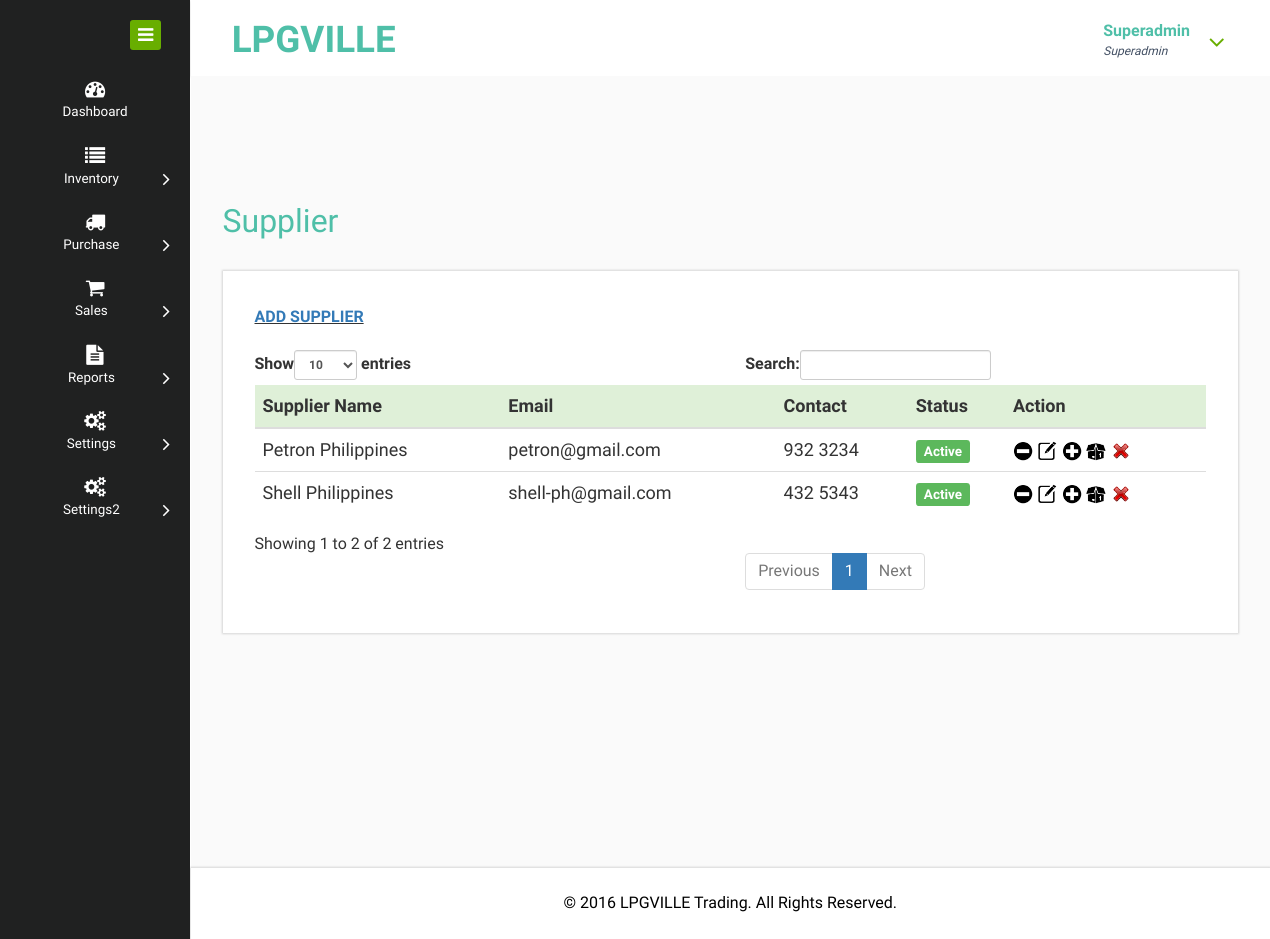
The app's page /admin/supplier.php (signed in) with its own data.
### tables this page shows
CREATE TABLE `user` (
  `UserID` varchar(20) NOT NULL,
  `Username` varchar(50) NOT NULL,
  `Password` varchar(15) NOT NULL,
  `Role` varchar(15) NOT NULL,
  `UserStatus` varchar(10) NOT NULL,
  `DateAdded` date NOT NULL,
  `UserDelete` int(5) NOT NULL
);

CREATE TABLE `user_info` (
  `UserID` varchar(20) NOT NULL,
  `Fullname` varchar(100) NOT NULL,
  `Contact` varchar(50) NOT NULL,
  `Email` varchar(150) NOT NULL,
  `Address` varchar(150) NOT NULL
);

CREATE TABLE `supplier` (
  `SupplierID` varchar(20) NOT NULL,
  `SupplierName` varchar(60) NOT NULL,
  `Email` varchar(150) NOT NULL,
  `Contact` varchar(30) NOT NULL,
  `SupplierStatus` varchar(10) NOT NULL,
  `SupplierDelete` int(5) NOT NULL
);

CREATE TABLE `cms` (
  `ID` int(11) NOT NULL,
  `footer` varchar(200) NOT NULL,
  `about` text NOT NULL,
  `contact_text` varchar(255) NOT NULL,
  `contact_address` varchar(200) NOT NULL,
  `slider1` varchar(200) NOT NULL,
  `slider2` varchar(200) NOT NULL,
  `home_title1` varchar(200) NOT NULL,
  `home_title2` varchar(200) NOT NULL,
  `home_title3` varchar(200) NOT NULL,
  `home_text1` varchar(125) NOT NULL,
  `home_text2` varchar(125) NOT NULL,
  `home_text3` varchar(125) NOT NULL
);

### admin/session.php (called while the page is built, shortened)
<?php
$user = $conn->query("SELECT u.Username, u.Password, u.Role, u.UserStatus, u.DateAdded,
		ui.Fullname, ui.Contact, ui.Email, ui.Address,
		ua.Inventory, ua.PO, ua.Orders, ua.Reports, ua.Settings
		FROM user AS u
		INNER JOIN user_info AS ui ON u.UserID=ui.UserID
		INNER JOIN user_access AS ua ON u.UserID=ua.UserID
		AND u.UserID='$_SESSION[userid]'");
$urow = $user->fetch_assoc();
?>

### admin/supplier.php (the view, shortened to what this page needs)
<?php
require('../connection.php');
require('session.php');
?>
<!DOCTYPE HTML>
<html>
  <?php
  require('head.php');
  ?>
<body>
<div class="page-container">
<div class="left-content">
<div class="mother-grid-inner">
	<?php
	require('header.php');
	?>
	<?php
	$table = $conn->query("SELECT SupplierID, SupplierName, Email, Contact, SupplierStatus
    FROM supplier WHERE SupplierDelete=0
    ORDER BY SupplierName");
	?>
<div class="inner-block">
<div class="blank">
<h2>Supplier</h2>
<div class="grid_3 grid_4">
<div class="page-header">
<b><u><a href="add_supplier.php">ADD SUPPLIER</a></u></b>
</div>
<div class="bs-example">
<?php
  if($table->num_rows > 0) {
    echo '
    <table class="table" id="dataTables-example" style="font-size: 18px;">
    <thead>
    <tr class="success">
      <th>Supplier Name</th>
      <th>Email</th>
      <th>Contact</th>
      <th>Status</th>
      <th>Action</th>
    </tr>
    </thead>
    <tbody>
    ';
    while($obj = $table->fetch_assoc()) {
      echo '<tr>';
      echo '<td>' .$obj['SupplierName']. '</td>';
      echo '<td>' .$obj['Email']. '</td>';
      echo '<td>' .$obj['Contact']. '</td>';
      echo '<td>';
        if($obj['SupplierStatus'] == 'Active') {
          echo '<span class="label label-success">Active</span>';
        }
        else {
           echo '<span class="label label-danger">Inactive</span>';
        }
      echo '</td>';
      echo '<td>';
           if ($obj['SupplierStatus'] == 'Active') {
            echo '<a href="status_supplier.php?supplierid=' .$obj['SupplierID']. ' &supplierstatus=' .$obj['SupplierStatus']. '">
          <img src="icons/deactivate.png" style="width: 20px; height: 20px;" title="Deactivate Supplier" />
          </a>';
          }
          else {
           echo '<a href="status_supplier.php?supplierid=' .$obj['SupplierID']. ' &supplierstatus=' .$obj['SupplierStatus']. '">
          <img src="icons/activate.png" style="width: 20px; height: 20px;" title="Activate Supplier" />
          </a>';
          }
       echo '<a href="edit_supplier.php?supplierid=' .$obj['SupplierID']. '">
          <img src="icons/edit.png" style="width: 20px; height: 20px;" title="Edit Supplier" />
          </a>';
           echo '<a href="supplier_addproduct.php?supplierid=' .$obj['SupplierID']. '">
          <img src="icons/add.png" style="width: 20px; height: 20px;" title="Add product to supplier" />
          </a>';
           echo '<a href="supplier_product.php?supplierid=' .$obj['SupplierID']. '">
          <img src="icons/inventory.png" style="width: 20px; height: 20px;" title="View Supply Products" />
          </a>';
          echo '<a href="delete_supplier.php?supplierid=' .$obj['SupplierID']. '&suppliername=' .$obj['SupplierName']. '" onclick="return confirmRemove()">
          <img src="icons/delete.png" style="width: 20px; height: 20px;" title="Delete Supplier" />
          </a>';
      echo '</td>';
      echo '</tr>';
    }
    echo '
    </tbody>
    </table>
    ';
  }
  else {
    echo 'No data available.';
  }
  ?>
</div>
</div>
</div>
</div>
<?php
require('footer.php');
?>
</div>
</div>
	<?php
	require('navigation.php');
	?>
</div>
</body>
</html>

### admin/header.php (shortened to what this page needs)
<div class="header-main">
<div class="header-left">
<div class="logo-name">
<a href="dashboard.php"> <h1>LPGVILLE</h1>
</a>
</div>
<div class="clearfix"> </div>
</div>
<div class="header-right">
<div class="profile_details">
<ul>
    <li class="dropdown profile_details_drop">
        <a href="#" class="dropdown-toggle" data-toggle="dropdown" aria-expanded="false">
        <div class="profile_img">
        <div class="user-name">
       <?php
        echo '<p>' .$urow['Fullname']. '</p>';
        echo '<span>' .$_SESSION['role']. '</span>';
        ?>
        </div>
        <i class="fa fa-angle-down lnr"></i>
        <div class="clearfix"></div>
        </div>
        </a>
                                    </li>
                                </ul>
                            </div>
                            <div class="clearfix"> </div>
                        </div>
                     <div class="clearfix"> </div>
                </div>

### admin/footer.php
 <?php
 	require('../connection.php');
   $cms = $conn->query("SELECT * FROM cms WHERE ID=1");
   $cmsrow = $cms->fetch_assoc();
   ?>
<div class="copyrights">
 <?php
                   echo
                   '
                   <p>© ' .$cmsrow['footer']. '</p>
                   ';
                   ?>
</div>

### records on screen
user: user_info.Fullname "Superadmin"
supplier: SupplierName "Petron Philippines", Email "petron@gmail.com", Contact "932 3234", SupplierStatus "Active"
supplier: SupplierName "Shell Philippines", Email "shell-ph@gmail.com", Contact "432 5343", SupplierStatus "Active"
cms: footer "2016 LPGVILLE Trading. All Rights Reserved."

### other values on screen
$_SESSION['role'] "Superadmin"
